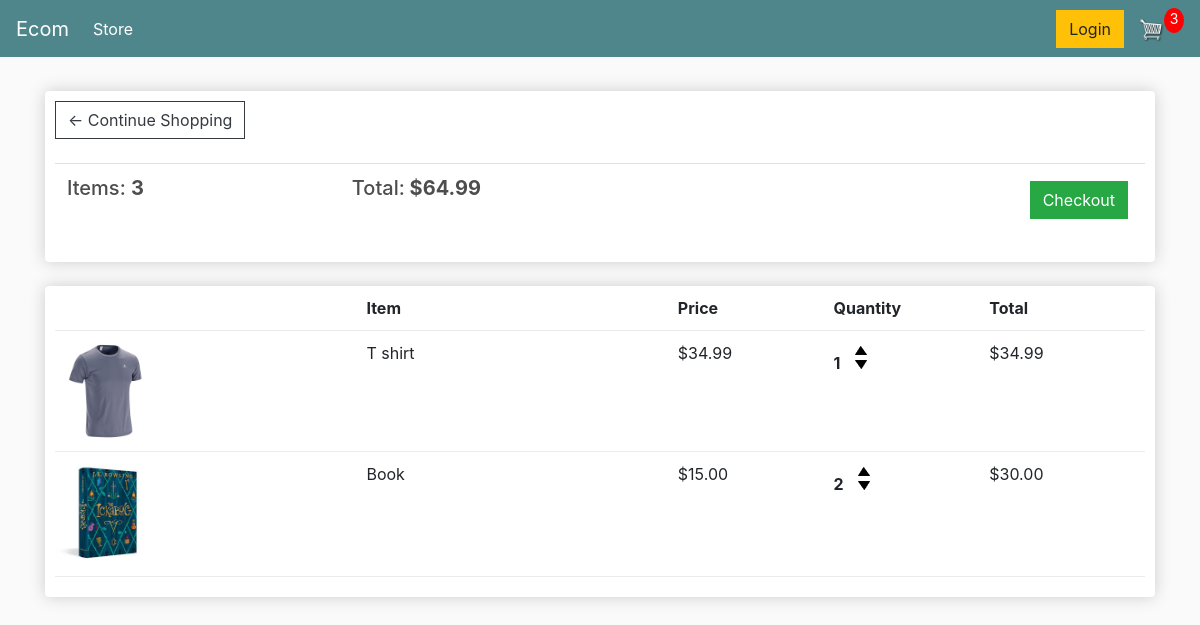
The app's page /cart/ (signed in), older data.
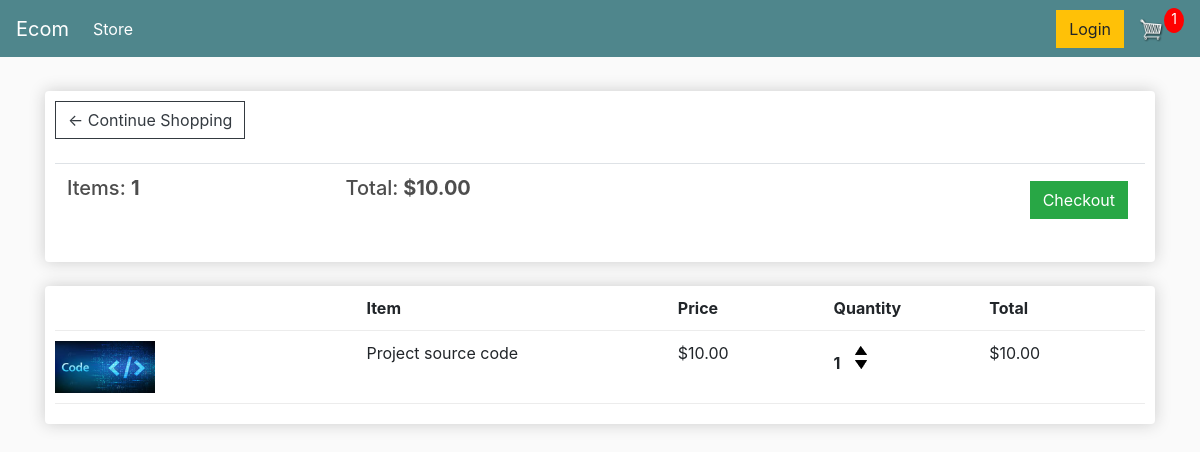
The same page, newer data.
### store/models.py (models this page shows, shortened)
class Order(models.Model):
    customer=models.ForeignKey(Customer,on_delete=models.SET_NULL,null=True,blank=True)
    date_ordered=models.DateTimeField(auto_now_add=True)
    complete=models.BooleanField(default=False)
    transaction_id=models.CharField(max_length=100,null=True)
    @property
    def get_cart_total(self):
        orderitems=self.orderitem_set.all()
        total=sum([item.get_total for item in orderitems])
        return total
    @property
    def get_cart_items(self):
            orderitems=self.orderitem_set.all()
            total=sum([item.quantity for item  in orderitems])
            return total

class OrderItem(models.Model):
    product=models.ForeignKey(Product,on_delete=models.SET_NULL,null=True)
    order=models.ForeignKey(Order,on_delete=models.SET_NULL,null=True)
    quantity=models.IntegerField(default=0,null=True,blank=True)
    date_added=models.DateTimeField(auto_now_add=True)
    @property
    def get_total(self):
        total=self.quantity*self.product.price
        return total

class Product(models.Model):
    name=models.CharField(max_length=200,null=True)
    price=models.FloatField()
    digital=models.BooleanField(default=False)
    image=models.ImageField(null=True,blank=True)
    @property
    def imageURL(self):
        try:
            url = self.image.url
        except:
            url = ''
        return url

### store/views.py (the view)
# urls.py: path('cart/',views.cart,name='cart'),
def cart(request):
    if request.user.is_authenticated:
        customer=request.user.customer
        order,created=Order.objects.get_or_create(customer=customer,complete=False)
        items=order.orderitem_set.all()
        cartItems=order.get_cart_items
    else:
        items=[]
        order={'get_cart_total':0,'get_cart_items':0,'shipping':False}
        cartItems=order['get_cart_items']
    context={'items':items,'order':order,'cartItems':cartItems}
    return render(request,"store/cart.html",context)

### store/templates/store/cart.html
{% extends 'store/main.html' %}
{% load static %}
{% block content %}
	<div class="row">
		<div class="col-lg-12">
			<div class="box-element">
				<a  class="btn btn-outline-dark" href="{% url 'store' %}">&#x2190; Continue Shopping</a>
				<br>
				<br>
				<table class="table">
					<tr>
						<th><h5>Items: <strong>{{order.get_cart_items}}</strong></h5></th>
						<th><h5>Total:<strong> ${{order.get_cart_total|floatformat:2}}</strong></h5></th>
						<th>
							<a  style="float:right; margin:5px;" class="btn btn-success" href="{% url 'checkout' %}">Checkout</a>
						</th>
					</tr>
				</table>
			</div>
			<br>
			<div class="box-element">
				<div class="cart-row">
					<div style="flex:2"></div>
					<div style="flex:2"><strong>Item</strong></div>
					<div style="flex:1"><strong>Price</strong></div>
					<div style="flex:1"><strong>Quantity</strong></div>
					<div style="flex:1"><strong>Total</strong></div>
				</div>
				{% for item in items%}
					<div class="cart-row">
						<div style="flex:2"><img class="row-image" src="{{item.product.imageURL}}"></div>
						<div style="flex:2"><p>{{item.product.name}}</p></div>
						<div style="flex:1"><p>${{item.product.price|floatformat:2}}</p></div>
						<div style="flex:1">
							<p class="quantity">{{item.quantity}}</p>
							<div class="quantity">
								<img class="chg-quantity update-cart" data-product={{item.product.id}} data-action="add" src="{% static  'images/arrow-up.png' %}">
								<img class="chg-quantity update-cart" data-product={{item.product.id}} data-action="remove" src="{% static  'images/arrow-down.png' %}">
							</div>
						</div>
						<div style="flex:1"><p>${{item.get_total|floatformat:2}}</p></div>
					</div>
				{%endfor%}
			</div>
		</div>
	</div>
{% endblock content %}

### store/templates/store/main.html (shortened to what this page needs)
<!DOCTYPE html>
{% load static %}
<html>
    <head>
        <link rel="stylesheet" href="https://cdn.jsdelivr.net/npm/bootstrap@4.5.3/dist/css/bootstrap.min.css">
        <link rel="stylesheet" type="text/css" href="{% static 'css/main.css' %}">
    </head>
    <body>
         <nav class="navbar navbar-expand-lg navbar-dark bg-dark">
            <a class="navbar-brand" href="{% url 'store' %}">Ecom</a>
            <div class="collapse navbar-collapse" id="navbarSupportedContent">
               <ul class="navbar-nav mr-auto">
                 <li class="nav-item active">
                   <a class="nav-link" href="{%url 'store'%}">Store <span class="sr-only">(current)</span></a>
                 </li>
               </ul>
               <div class="form-inline my-2 my-lg-0">
                 <a href="#"class="btn btn-warning">Login</a>
                 <a href="{% url 'cart' %}">
                    <img  id="cart-icon" src="{% static 'images/cart.png' %}">
                 </a>
                 <p id="cart-total">{{cartItems}}</p>
               </div>
            </div>
         </nav>
         <div class="container">
                <br>
                {% block content %}
                {% endblock content %}
         </div>
    </body>
</html>

### static/css/main.css (style rules this page uses)
body { background-color: hsl(0, 0%, 98%); }
h1,h2,h3,h4,h5,h6 { color:hsl(0, 0%, 30%); }
.box-element { box-shadow:hsl(0, 0%, 80%) 0 0 16px; background-color: #fff; border-radius: 4px; padding: 10px; }
.bg-dark { background-color: #4f868c!important; }
#cart-icon { width:25px; display: inline-block; margin-left: 15px; }
#cart-total { display: block; text-align: center; color:#fff; background-color: red; width: 20px; height: 25px; border-radius: 50%; font-size: 14px; }
.col-lg-4, .col-lg-6, .col-lg-8, .col-lg-12 { margin-top: 10px; }
.btn { border-radius: 0; }
.row-image { width: 100px; }
.cart-row { display: flex; align-items: flex-stretch; padding-bottom: 10px; margin-bottom: 10px; border-bottom: 1px solid #ececec; }
.quantity { display: inline-block; font-weight: 700; padding-right:10px; }
.chg-quantity { width: 12px; cursor: pointer; display: block; margin-top: 5px; transition:.1s; }

Row changes from the older to the newer data that the page shows:
removed OrderItem: product.imageURL (picture), product.name "T shirt", product.price "34.99", quantity "1", get_total "34.99"
removed OrderItem: product.imageURL (picture), product.name "Book", product.price "15.00", quantity "2", get_total "30.00"
computed for Order: get_cart_items "3" → "1"; get_cart_total "64.99" → "10.00"
added OrderItem: product.imageURL (picture), product.name "Project source code", product.price "10.00", quantity "1", get_total "10.00"
Text that changed along with them:
{{ cartItems }}: "3" → "1"
